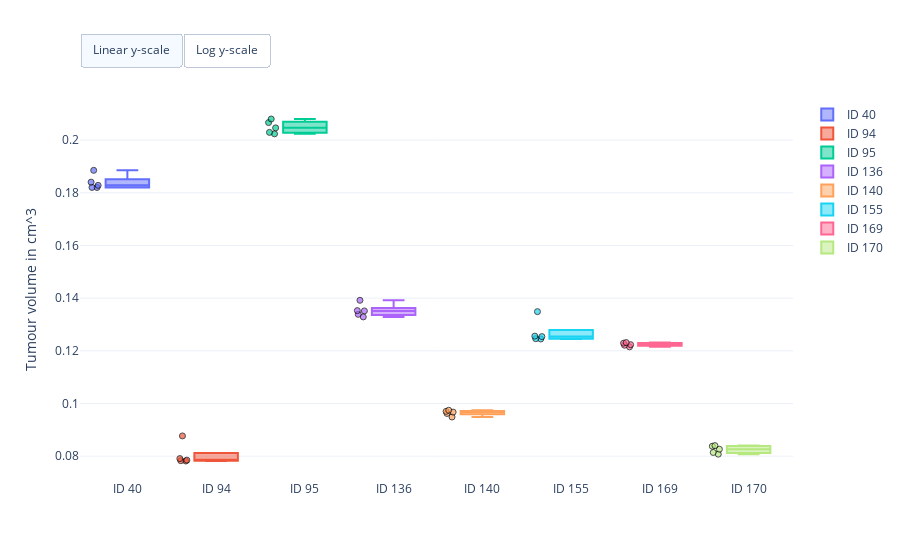
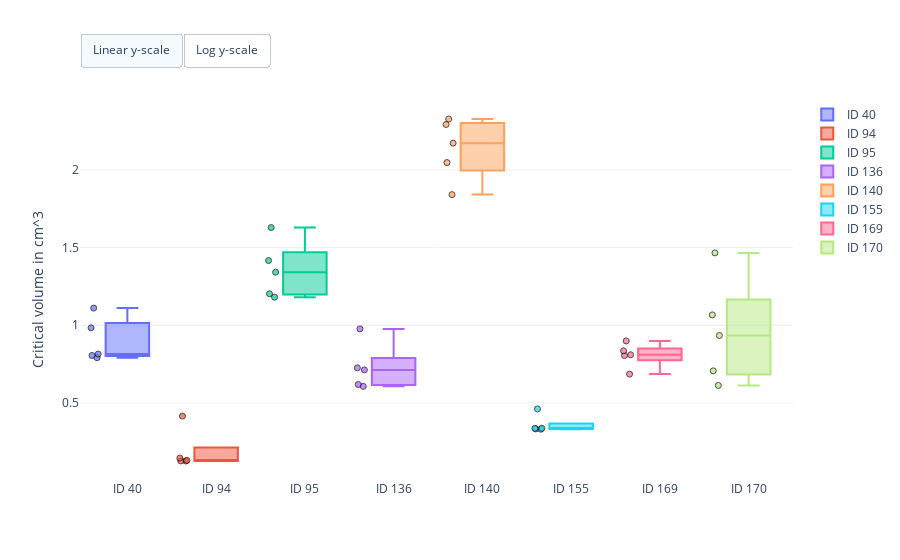
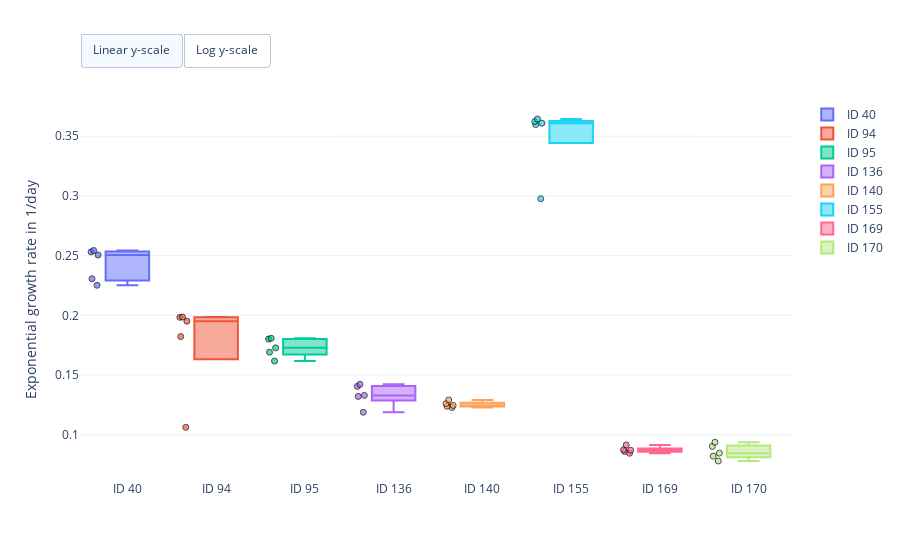

The code cell stored with these charts, in order, in its notebook:
### Markdown cell above
## Find maximum a posteriori estimates

### Code cell
# Create log-posteriors
log_priors = [
    pints.TruncatedGaussianLogPrior(mean=0.25, sd=0.1, a=0, b=np.inf),   # Initial tumour volume
    pints.TruncatedGaussianLogPrior(mean=0.25, sd=0.1, a=0, b=np.inf),   # Initial tumour volume
    pints.TruncatedGaussianLogPrior(mean=0.25, sd=0.1, a=0, b=np.inf),   # Initial tumour volume
    pints.TruncatedGaussianLogPrior(mean=0.25, sd=0.1, a=0, b=np.inf),   # Initial tumour volume
    pints.TruncatedGaussianLogPrior(mean=0.25, sd=0.1, a=0, b=np.inf),   # Initial tumour volume
    pints.TruncatedGaussianLogPrior(mean=0.25, sd=0.1, a=0, b=np.inf),   # Initial tumour volume
    pints.TruncatedGaussianLogPrior(mean=0.25, sd=0.1, a=0, b=np.inf),   # Initial tumour volume
    pints.TruncatedGaussianLogPrior(mean=0.25, sd=0.1, a=0, b=np.inf),   # Initial tumour volume
    pints.TruncatedGaussianLogPrior(mean=1, sd=1, a=0, b=np.inf),        # Critical volume
    pints.TruncatedGaussianLogPrior(mean=1, sd=1, a=0, b=np.inf),        # Critical volume
    pints.TruncatedGaussianLogPrior(mean=1, sd=1, a=0, b=np.inf),        # Critical volume
    pints.TruncatedGaussianLogPrior(mean=1, sd=1, a=0, b=np.inf),        # Critical volume
    pints.TruncatedGaussianLogPrior(mean=1, sd=1, a=0, b=np.inf),        # Critical volume
    pints.TruncatedGaussianLogPrior(mean=1, sd=1, a=0, b=np.inf),        # Critical volume
    pints.TruncatedGaussianLogPrior(mean=1, sd=1, a=0, b=np.inf),        # Critical volume
    pints.TruncatedGaussianLogPrior(mean=1, sd=1, a=0, b=np.inf),        # Critical volume
    pints.TruncatedGaussianLogPrior(mean=0.1, sd=0.1, a=0, b=np.inf),    # Growth rate
    pints.TruncatedGaussianLogPrior(mean=0.1, sd=0.1, a=0, b=np.inf),    # Growth rate
    pints.TruncatedGaussianLogPrior(mean=0.1, sd=0.1, a=0, b=np.inf),    # Growth rate
    pints.TruncatedGaussianLogPrior(mean=0.1, sd=0.1, a=0, b=np.inf),    # Growth rate
    pints.TruncatedGaussianLogPrior(mean=0.1, sd=0.1, a=0, b=np.inf),    # Growth rate
    pints.TruncatedGaussianLogPrior(mean=0.1, sd=0.1, a=0, b=np.inf),    # Growth rate
    pints.TruncatedGaussianLogPrior(mean=0.1, sd=0.1, a=0, b=np.inf),    # Growth rate
    pints.TruncatedGaussianLogPrior(mean=0.1, sd=0.1, a=0, b=np.inf),    # Growth rate
    pints.TruncatedGaussianLogPrior(mean=0, sd=1, a=0, b=np.inf)]        # Pooled Sigma rel.
# problem.set_data(data)
# problem.set_log_prior(log_priors)
# log_posterior = problem.get_log_posterior()

def fun(log_parameters):
    score, sens = log_posterior.evaluateS1(np.exp(log_parameters))
    return (-score, -sens)

n_runs = 5
ids = log_posterior.get_id()
names = log_posterior.get_parameter_names()
estimates = pd.DataFrame(columns=['ID', 'Parameter', 'Estimate', 'Score', 'Run'])
for run_id in tqdm(range(n_runs)):
    # Run optimisation
    initial_parameters = np.log(erlo.InferenceController(
        log_posterior)._initial_params[0, 0])
    minimizer_kwargs = {"method":"L-BFGS-B", "jac": True}
    result = basinhopping(
        func=fun, x0=initial_parameters, minimizer_kwargs=minimizer_kwargs, niter=10)

    if np.isnan(result.fun) or (result.fun == -np.inf):
        continue

    # Store results
    estimates = estimates.append(pd.DataFrame({
        'ID': ids, 
        'Parameter': names, 
        'Estimate': np.exp(result.x), 
        'Score': result.fun, 
        'Run': run_id}))

### Figure 1 — Plotly figure (JSON) as saved in the notebook; plotly's stock layout.template omitted (floating-point values rounded to 4 significant figures)
{"data": [{"boxpoints": "all", "hovertemplate": "Estimate: %{y:.2f}<br>%{text}", "jitter": 0.2, "line": {"color": "#636EFA"}, "marker": {"color": "#636EFA", "line": {"color": "black", "width": 1}, "opacity": 0.7, "symbol": "circle"}, "name": "ID 40", "pointpos": -1.5, "text": ["Run: 0 <br>Log-posterior score: -169.10", "Run: 1 <br>Log-posterior score: -168.84", "Run: 2 <br>Log-posterior score: -169.04", "Run: 3 <br>Log-posterior score: -168.95", "Run: 4 <br>Log-posterior score: -166.04"], "type": "box", "visible": true, "y": [0.1885, 0.1821, 0.1841, 0.1828, 0.182]}, {"boxpoints": "all", "hovertemplate": "Estimate: %{y:.2f}<br>%{text}", "jitter": 0.2, "line": {"color": "#EF553B"}, "marker": {"color": "#EF553B", "line": {"color": "black", "width": 1}, "opacity": 0.7, "symbol": "circle"}, "name": "ID 94", "pointpos": -1.5, "text": ["Run: 0 <br>Log-posterior score: -169.10", "Run: 1 <br>Log-posterior score: -168.84", "Run: 2 <br>Log-posterior score: -169.04", "Run: 3 <br>Log-posterior score: -168.95", "Run: 4 <br>Log-posterior score: -166.04"], "type": "box", "visible": true, "y": [0.07817, 0.07908, 0.07829, 0.0785, 0.08769]}, {"boxpoints": "all", "hovertemplate": "Estimate: %{y:.2f}<br>%{text}", "jitter": 0.2, "line": {"color": "#00CC96"}, "marker": {"color": "#00CC96", "line": {"color": "black", "width": 1}, "opacity": 0.7, "symbol": "circle"}, "name": "ID 95", "pointpos": -1.5, "text": ["Run: 0 <br>Log-posterior score: -169.10", "Run: 1 <br>Log-posterior score: -168.84", "Run: 2 <br>Log-posterior score: -169.04", "Run: 3 <br>Log-posterior score: -168.95", "Run: 4 <br>Log-posterior score: -166.04"], "type": "box", "visible": true, "y": [0.2024, 0.2047, 0.203, 0.2067, 0.208]}, {"boxpoints": "all", "hovertemplate": "Estimate: %{y:.2f}<br>%{text}", "jitter": 0.2, "line": {"color": "#AB63FA"}, "marker": {"color": "#AB63FA", "line": {"color": "black", "width": 1}, "opacity": 0.7, "symbol": "circle"}, "name": "ID 136", "pointpos": -1.5, "text": ["Run: 0 <br>Log-posterior score: -169.10", "Run: 1 <br>Log-posterior score: -168.84", "Run: 2 <br>Log-posterior score: -169.04", "Run: 3 <br>Log-posterior score: -168.95", "Run: 4 <br>Log-posterior score: -166.04"], "type": "box", "visible": true, "y": [0.1353, 0.1339, 0.1352, 0.1329, 0.1392]}, {"boxpoints": "all", "hovertemplate": "Estimate: %{y:.2f}<br>%{text}", "jitter": 0.2, "line": {"color": "#FFA15A"}, "marker": {"color": "#FFA15A", "line": {"color": "black", "width": 1}, "opacity": 0.7, "symbol": "circle"}, "name": "ID 140", "pointpos": -1.5, "text": ["Run: 0 <br>Log-posterior score: -169.10", "Run: 1 <br>Log-posterior score: -168.84", "Run: 2 <br>Log-posterior score: -169.04", "Run: 3 <br>Log-posterior score: -168.95", "Run: 4 <br>Log-posterior score: -166.04"], "type": "box", "visible": true, "y": [0.09673, 0.09487, 0.09623, 0.09744, 0.097]}, {"boxpoints": "all", "hovertemplate": "Estimate: %{y:.2f}<br>%{text}", "jitter": 0.2, "line": {"color": "#19D3F3"}, "marker": {"color": "#19D3F3", "line": {"color": "black", "width": 1}, "opacity": 0.7, "symbol": "circle"}, "name": "ID 155", "pointpos": -1.5, "text": ["Run: 0 <br>Log-posterior score: -169.10", "Run: 1 <br>Log-posterior score: -168.84", "Run: 2 <br>Log-posterior score: -169.04", "Run: 3 <br>Log-posterior score: -168.95", "Run: 4 <br>Log-posterior score: -166.04"], "type": "box", "visible": true, "y": [0.1246, 0.1245, 0.1254, 0.1256, 0.1349]}, {"boxpoints": "all", "hovertemplate": "Estimate: %{y:.2f}<br>%{text}", "jitter": 0.2, "line": {"color": "#FF6692"}, "marker": {"color": "#FF6692", "line": {"color": "black", "width": 1}, "opacity": 0.7, "symbol": "circle"}, "name": "ID 169", "pointpos": -1.5, "text": ["Run: 0 <br>Log-posterior score: -169.10", "Run: 1 <br>Log-posterior score: -168.84", "Run: 2 <br>Log-posterior score: -169.04", "Run: 3 <br>Log-posterior score: -168.95", "Run: 4 <br>Log-posterior score: -166.04"], "type": "box", "visible": true, "y": [0.1229, 0.1231, 0.1215, 0.1223, 0.1221]}, {"boxpoints": "all", "hovertemplate": "Estimate: %{y:.2f}<br>%{text}", "jitter": 0.2, "line": {"color": "#B6E880"}, "marker": {"color": "#B6E880", "line": {"color": "black", "width": 1}, "opacity": 0.7, "symbol": "circle"}, "name": "ID 170", "pointpos": -1.5, "text": ["Run: 0 <br>Log-posterior score: -169.10", "Run: 1 <br>Log-posterior score: -168.84", "Run: 2 <br>Log-posterior score: -169.04", "Run: 3 <br>Log-posterior score: -168.95", "Run: 4 <br>Log-posterior score: -166.04"], "type": "box", "visible": true, "y": [0.08264, 0.08401, 0.08141, 0.08076, 0.08378]}], "layout": {"autosize": true, "updatemenus": [{"buttons": [{"args": [{"yaxis.type": "linear"}], "label": "Linear y-scale", "method": "relayout"}, {"args": [{"yaxis.type": "log"}], "label": "Log y-scale", "method": "relayout"}], "direction": "left", "pad": {"r": 0, "t": -10}, "showactive": true, "type": "buttons", "x": 0, "xanchor": "left", "y": 1.15, "yanchor": "top"}], "yaxis": {"title": {"text": "Tumour volume in cm^3"}}}}

### Figure 2 — Plotly figure (JSON) as saved in the notebook; plotly's stock layout.template omitted (floating-point values rounded to 4 significant figures)
{"data": [{"boxpoints": "all", "hovertemplate": "Estimate: %{y:.2f}<br>%{text}", "jitter": 0.2, "line": {"color": "#636EFA"}, "marker": {"color": "#636EFA", "line": {"color": "black", "width": 1}, "opacity": 0.7, "symbol": "circle"}, "name": "ID 40", "pointpos": -1.5, "text": ["Run: 0 <br>Log-posterior score: -169.10", "Run: 1 <br>Log-posterior score: -168.84", "Run: 2 <br>Log-posterior score: -169.04", "Run: 3 <br>Log-posterior score: -168.95", "Run: 4 <br>Log-posterior score: -166.04"], "type": "box", "visible": true, "y": [0.9837, 0.8053, 0.8143, 0.7913, 1.111]}, {"boxpoints": "all", "hovertemplate": "Estimate: %{y:.2f}<br>%{text}", "jitter": 0.2, "line": {"color": "#EF553B"}, "marker": {"color": "#EF553B", "line": {"color": "black", "width": 1}, "opacity": 0.7, "symbol": "circle"}, "name": "ID 94", "pointpos": -1.5, "text": ["Run: 0 <br>Log-posterior score: -169.10", "Run: 1 <br>Log-posterior score: -168.84", "Run: 2 <br>Log-posterior score: -169.04", "Run: 3 <br>Log-posterior score: -168.95", "Run: 4 <br>Log-posterior score: -166.04"], "type": "box", "visible": true, "y": [0.1258, 0.1445, 0.1262, 0.1296, 0.4152]}, {"boxpoints": "all", "hovertemplate": "Estimate: %{y:.2f}<br>%{text}", "jitter": 0.2, "line": {"color": "#00CC96"}, "marker": {"color": "#00CC96", "line": {"color": "black", "width": 1}, "opacity": 0.7, "symbol": "circle"}, "name": "ID 95", "pointpos": -1.5, "text": ["Run: 0 <br>Log-posterior score: -169.10", "Run: 1 <br>Log-posterior score: -168.84", "Run: 2 <br>Log-posterior score: -169.04", "Run: 3 <br>Log-posterior score: -168.95", "Run: 4 <br>Log-posterior score: -166.04"], "type": "box", "visible": true, "y": [1.203, 1.342, 1.181, 1.417, 1.629]}, {"boxpoints": "all", "hovertemplate": "Estimate: %{y:.2f}<br>%{text}", "jitter": 0.2, "line": {"color": "#AB63FA"}, "marker": {"color": "#AB63FA", "line": {"color": "black", "width": 1}, "opacity": 0.7, "symbol": "circle"}, "name": "ID 136", "pointpos": -1.5, "text": ["Run: 0 <br>Log-posterior score: -169.10", "Run: 1 <br>Log-posterior score: -168.84", "Run: 2 <br>Log-posterior score: -169.04", "Run: 3 <br>Log-posterior score: -168.95", "Run: 4 <br>Log-posterior score: -166.04"], "type": "box", "visible": true, "y": [0.7257, 0.6187, 0.7125, 0.6066, 0.9767]}, {"boxpoints": "all", "hovertemplate": "Estimate: %{y:.2f}<br>%{text}", "jitter": 0.2, "line": {"color": "#FFA15A"}, "marker": {"color": "#FFA15A", "line": {"color": "black", "width": 1}, "opacity": 0.7, "symbol": "circle"}, "name": "ID 140", "pointpos": -1.5, "text": ["Run: 0 <br>Log-posterior score: -169.10", "Run: 1 <br>Log-posterior score: -168.84", "Run: 2 <br>Log-posterior score: -169.04", "Run: 3 <br>Log-posterior score: -168.95", "Run: 4 <br>Log-posterior score: -166.04"], "type": "box", "visible": true, "y": [2.173, 1.842, 2.048, 2.329, 2.294]}, {"boxpoints": "all", "hovertemplate": "Estimate: %{y:.2f}<br>%{text}", "jitter": 0.2, "line": {"color": "#19D3F3"}, "marker": {"color": "#19D3F3", "line": {"color": "black", "width": 1}, "opacity": 0.7, "symbol": "circle"}, "name": "ID 155", "pointpos": -1.5, "text": ["Run: 0 <br>Log-posterior score: -169.10", "Run: 1 <br>Log-posterior score: -168.84", "Run: 2 <br>Log-posterior score: -169.04", "Run: 3 <br>Log-posterior score: -168.95", "Run: 4 <br>Log-posterior score: -166.04"], "type": "box", "visible": true, "y": [0.3366, 0.3306, 0.3326, 0.3367, 0.4611]}, {"boxpoints": "all", "hovertemplate": "Estimate: %{y:.2f}<br>%{text}", "jitter": 0.2, "line": {"color": "#FF6692"}, "marker": {"color": "#FF6692", "line": {"color": "black", "width": 1}, "opacity": 0.7, "symbol": "circle"}, "name": "ID 169", "pointpos": -1.5, "text": ["Run: 0 <br>Log-posterior score: -169.10", "Run: 1 <br>Log-posterior score: -168.84", "Run: 2 <br>Log-posterior score: -169.04", "Run: 3 <br>Log-posterior score: -168.95", "Run: 4 <br>Log-posterior score: -166.04"], "type": "box", "visible": true, "y": [0.8352, 0.8991, 0.6855, 0.81, 0.8051]}, {"boxpoints": "all", "hovertemplate": "Estimate: %{y:.2f}<br>%{text}", "jitter": 0.2, "line": {"color": "#B6E880"}, "marker": {"color": "#B6E880", "line": {"color": "black", "width": 1}, "opacity": 0.7, "symbol": "circle"}, "name": "ID 170", "pointpos": -1.5, "text": ["Run: 0 <br>Log-posterior score: -169.10", "Run: 1 <br>Log-posterior score: -168.84", "Run: 2 <br>Log-posterior score: -169.04", "Run: 3 <br>Log-posterior score: -168.95", "Run: 4 <br>Log-posterior score: -166.04"], "type": "box", "visible": true, "y": [0.9342, 1.466, 0.7065, 0.6126, 1.067]}], "layout": {"autosize": true, "updatemenus": [{"buttons": [{"args": [{"yaxis.type": "linear"}], "label": "Linear y-scale", "method": "relayout"}, {"args": [{"yaxis.type": "log"}], "label": "Log y-scale", "method": "relayout"}], "direction": "left", "pad": {"r": 0, "t": -10}, "showactive": true, "type": "buttons", "x": 0, "xanchor": "left", "y": 1.15, "yanchor": "top"}], "yaxis": {"title": {"text": "Critical volume in cm^3"}}}}

### Figure 3 — Plotly figure (JSON) as saved in the notebook; plotly's stock layout.template omitted (floating-point values rounded to 4 significant figures)
{"data": [{"boxpoints": "all", "hovertemplate": "Estimate: %{y:.2f}<br>%{text}", "jitter": 0.2, "line": {"color": "#636EFA"}, "marker": {"color": "#636EFA", "line": {"color": "black", "width": 1}, "opacity": 0.7, "symbol": "circle"}, "name": "ID 40", "pointpos": -1.5, "text": ["Run: 0 <br>Log-posterior score: -169.10", "Run: 1 <br>Log-posterior score: -168.84", "Run: 2 <br>Log-posterior score: -169.04", "Run: 3 <br>Log-posterior score: -168.95", "Run: 4 <br>Log-posterior score: -166.04"], "type": "box", "visible": true, "y": [0.2306, 0.2531, 0.2505, 0.2543, 0.2252]}, {"boxpoints": "all", "hovertemplate": "Estimate: %{y:.2f}<br>%{text}", "jitter": 0.2, "line": {"color": "#EF553B"}, "marker": {"color": "#EF553B", "line": {"color": "black", "width": 1}, "opacity": 0.7, "symbol": "circle"}, "name": "ID 94", "pointpos": -1.5, "text": ["Run: 0 <br>Log-posterior score: -169.10", "Run: 1 <br>Log-posterior score: -168.84", "Run: 2 <br>Log-posterior score: -169.04", "Run: 3 <br>Log-posterior score: -168.95", "Run: 4 <br>Log-posterior score: -166.04"], "type": "box", "visible": true, "y": [0.1986, 0.1822, 0.1983, 0.1951, 0.1062]}, {"boxpoints": "all", "hovertemplate": "Estimate: %{y:.2f}<br>%{text}", "jitter": 0.2, "line": {"color": "#00CC96"}, "marker": {"color": "#00CC96", "line": {"color": "black", "width": 1}, "opacity": 0.7, "symbol": "circle"}, "name": "ID 95", "pointpos": -1.5, "text": ["Run: 0 <br>Log-posterior score: -169.10", "Run: 1 <br>Log-posterior score: -168.84", "Run: 2 <br>Log-posterior score: -169.04", "Run: 3 <br>Log-posterior score: -168.95", "Run: 4 <br>Log-posterior score: -166.04"], "type": "box", "visible": true, "y": [0.1801, 0.1728, 0.1808, 0.1691, 0.1617]}, {"boxpoints": "all", "hovertemplate": "Estimate: %{y:.2f}<br>%{text}", "jitter": 0.2, "line": {"color": "#AB63FA"}, "marker": {"color": "#AB63FA", "line": {"color": "black", "width": 1}, "opacity": 0.7, "symbol": "circle"}, "name": "ID 136", "pointpos": -1.5, "text": ["Run: 0 <br>Log-posterior score: -169.10", "Run: 1 <br>Log-posterior score: -168.84", "Run: 2 <br>Log-posterior score: -169.04", "Run: 3 <br>Log-posterior score: -168.95", "Run: 4 <br>Log-posterior score: -166.04"], "type": "box", "visible": true, "y": [0.1321, 0.1405, 0.133, 0.1422, 0.1188]}, {"boxpoints": "all", "hovertemplate": "Estimate: %{y:.2f}<br>%{text}", "jitter": 0.2, "line": {"color": "#FFA15A"}, "marker": {"color": "#FFA15A", "line": {"color": "black", "width": 1}, "opacity": 0.7, "symbol": "circle"}, "name": "ID 140", "pointpos": -1.5, "text": ["Run: 0 <br>Log-posterior score: -169.10", "Run: 1 <br>Log-posterior score: -168.84", "Run: 2 <br>Log-posterior score: -169.04", "Run: 3 <br>Log-posterior score: -168.95", "Run: 4 <br>Log-posterior score: -166.04"], "type": "box", "visible": true, "y": [0.1245, 0.1291, 0.1261, 0.1228, 0.1239]}, {"boxpoints": "all", "hovertemplate": "Estimate: %{y:.2f}<br>%{text}", "jitter": 0.2, "line": {"color": "#19D3F3"}, "marker": {"color": "#19D3F3", "line": {"color": "black", "width": 1}, "opacity": 0.7, "symbol": "circle"}, "name": "ID 155", "pointpos": -1.5, "text": ["Run: 0 <br>Log-posterior score: -169.10", "Run: 1 <br>Log-posterior score: -168.84", "Run: 2 <br>Log-posterior score: -169.04", "Run: 3 <br>Log-posterior score: -168.95", "Run: 4 <br>Log-posterior score: -166.04"], "type": "box", "visible": true, "y": [0.3609, 0.3644, 0.3622, 0.3598, 0.2976]}, {"boxpoints": "all", "hovertemplate": "Estimate: %{y:.2f}<br>%{text}", "jitter": 0.2, "line": {"color": "#FF6692"}, "marker": {"color": "#FF6692", "line": {"color": "black", "width": 1}, "opacity": 0.7, "symbol": "circle"}, "name": "ID 169", "pointpos": -1.5, "text": ["Run: 0 <br>Log-posterior score: -169.10", "Run: 1 <br>Log-posterior score: -168.84", "Run: 2 <br>Log-posterior score: -169.04", "Run: 3 <br>Log-posterior score: -168.95", "Run: 4 <br>Log-posterior score: -166.04"], "type": "box", "visible": true, "y": [0.08605, 0.08451, 0.09144, 0.08703, 0.08743]}, {"boxpoints": "all", "hovertemplate": "Estimate: %{y:.2f}<br>%{text}", "jitter": 0.2, "line": {"color": "#B6E880"}, "marker": {"color": "#B6E880", "line": {"color": "black", "width": 1}, "opacity": 0.7, "symbol": "circle"}, "name": "ID 170", "pointpos": -1.5, "text": ["Run: 0 <br>Log-posterior score: -169.10", "Run: 1 <br>Log-posterior score: -168.84", "Run: 2 <br>Log-posterior score: -169.04", "Run: 3 <br>Log-posterior score: -168.95", "Run: 4 <br>Log-posterior score: -166.04"], "type": "box", "visible": true, "y": [0.08458, 0.07802, 0.09023, 0.09371, 0.0821]}], "layout": {"autosize": true, "updatemenus": [{"buttons": [{"args": [{"yaxis.type": "linear"}], "label": "Linear y-scale", "method": "relayout"}, {"args": [{"yaxis.type": "log"}], "label": "Log y-scale", "method": "relayout"}], "direction": "left", "pad": {"r": 0, "t": -10}, "showactive": true, "type": "buttons", "x": 0, "xanchor": "left", "y": 1.15, "yanchor": "top"}], "yaxis": {"title": {"text": "Exponential growth rate in 1/day"}}}}
